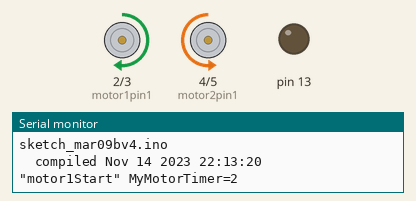
Simulated run of this sketch. Board: Arduino Uno, built with avr-gcc and run on an emulated ATmega328P. Parts: motor-driver pin pairs drawn as motors (green arrow = first pin HIGH = forward, orange = second pin HIGH = backward, longer = more drive, scaled by the enable pin), output pins drawn as LEDs (lit = HIGH), the last lines printed to the serial monitor.

Above: at 0.05 s.
At 2.95 s:
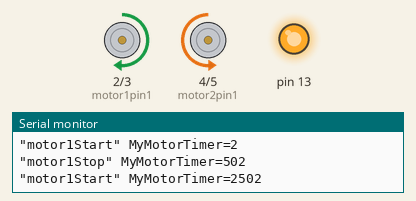
At 5.05 s:
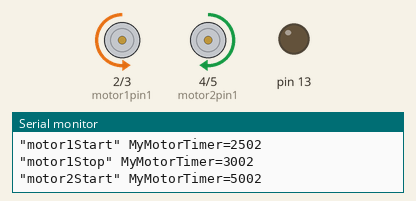
At 6.15 s:
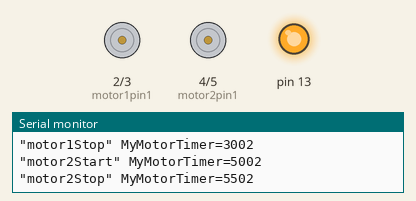
At 7.95 s:
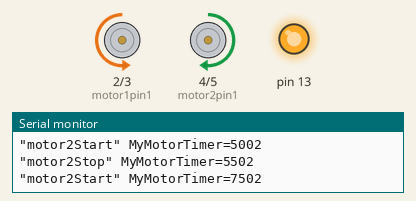
At 12.45 s:
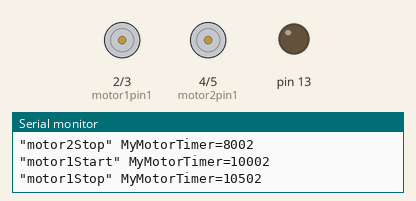
Timing chart, 0 to 13.0 s (numbered marks = the images above):
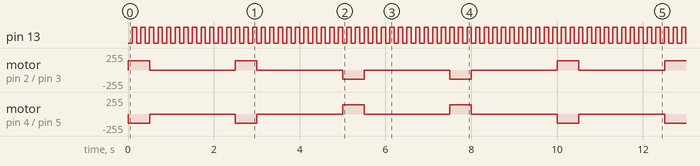

The sketch:

sketch_mar09bv4.ino
```cpp
#define dbg(myFixedText, variableName) \
  Serial.print( F(#myFixedText " "  #variableName"=") ); \
  Serial.println(variableName);
// usage: dbg("1:my fixed text",myVariable);
// myVariable can be any variable or expression that is defined in scope

#define dbgi(myFixedText, variableName,timeInterval) \
  do { \
    static unsigned long intervalStartTime; \
    if ( millis() - intervalStartTime >= timeInterval ){ \
      intervalStartTime = millis(); \
      Serial.print( F(#myFixedText " "  #variableName"=") ); \
      Serial.println(variableName); \
    } \
  } while (false);


void PrintFileNameDateTime() {
  Serial.println( F("Code running comes from file ") );
  Serial.println( F(__FILE__) );
  Serial.print( F("  compiled ") );
  Serial.print( F(__DATE__) );
  Serial.print( F(" ") );
  Serial.println( F(__TIME__) );
}


boolean TimePeriodIsOver (unsigned long &expireTime, unsigned long TimePeriod) {
  unsigned long currentMillis  = millis();
  if ( currentMillis - expireTime >= TimePeriod ) {
    expireTime = currentMillis; // set new expireTime
    return true;                // more time than TimePeriod) has elapsed since last time if-condition was true
  }
  else return false;            // not expired
}

const byte OnBoard_LED = 13;

void BlinkHeartBeatLED(int IO_Pin, int BlinkPeriod) {
  static unsigned long MyBlinkTimer;
  pinMode(IO_Pin, OUTPUT);

  if ( TimePeriodIsOver(MyBlinkTimer, BlinkPeriod) ) {
    digitalWrite(IO_Pin, !digitalRead(IO_Pin) );
  }
}


//declare pins
const byte motor1pin1 = 2;
const byte motor1pin2 = 3;

const byte motor2pin1 = 4;
const byte motor2pin2 = 5;

const byte motor1EnablePin =  9;
const byte motor2EnablePin = 10;

// define constants for state-machine
const byte motor1Start   = 0;
const byte motor1Run     = 1;
const byte motor1Stop    = 2;
const byte motor1WaitOff = 3;

const byte motor2Start   = 4;
const byte motor2Run     = 5;
const byte motor2Stop    = 6;
const byte motor2WaitOff = 7;

byte MyStateNr = motor1Start;

// define contants for non-blocking timing
const unsigned long motor1OnPeriod  =  500;
const unsigned long motor1OFFPeriod = 2000;

const unsigned long motor2OnPeriod  =  500;
const unsigned long motor2OFFPeriod = 2000;

unsigned long MyMotorTimer = 0;                   // Timer-variables MUST be of type unsigned long

byte interationCounter = 1;

void setup() {
  Serial.begin(115200);
  Serial.println("Setup-Start");
  PrintFileNameDateTime();

  pinMode(motor1pin1, OUTPUT);
  pinMode(motor1pin2, OUTPUT);
  pinMode(motor2pin1, OUTPUT);
  pinMode(motor2pin2, OUTPUT);

  pinMode(motor1EnablePin, OUTPUT);
  pinMode(motor2EnablePin, OUTPUT);

  //Controlling speed (0 = off and 255 = max speed):
  analogWrite(motor1EnablePin, 140); //ENA pin
  analogWrite(motor2EnablePin, 140); //ENB pin
}


void loop() {
  // blink onboard-LED to show loop is looping
  BlinkHeartBeatLED(OnBoard_LED, 100);

  MotorSequenceStateMachine();
}

// define functions for motors on / OFF
void Motor1ONccW() {
  digitalWrite(motor1pin1, HIGH);
  digitalWrite(motor1pin2, LOW);
}

void Motor1ONcW()
{
  digitalWrite(motor1pin1, LOW);
  digitalWrite(motor1pin2, HIGH);
}

void Motor1OFF() {
  digitalWrite(motor1pin1, LOW);
  digitalWrite(motor1pin2, LOW);
}

void Motor2ONcW() {
  digitalWrite(motor2pin1, HIGH);
  digitalWrite(motor2pin2, LOW);
}

void Motor2ONccW() {
  digitalWrite(motor2pin1, LOW);
  digitalWrite(motor2pin2, HIGH);
}

void Motor2OFF() {
  digitalWrite(motor2pin1, LOW);
  digitalWrite(motor2pin2, LOW);
}


void MotorSequenceStateMachine() {

  switch (MyStateNr) {

    // Motor 1
    case motor1Start:
      MyMotorTimer = millis(); // store time-stamp when motor is switched on
      Motor1ONccW();
      Motor2ONccW();
      MyStateNr = motor1Run;
      dbg("motor1Start", MyMotorTimer);
      break; // jump immidiately to the code marked with "xx-EXIT-xx"

    case motor1Run:
      if ( TimePeriodIsOver(MyMotorTimer, motor1OnPeriod) ) {
        MyStateNr = motor1Stop;
      }
      break; // jump immidiately to the code marked with "xx-EXIT-xx"

    case motor1Stop:
      MyMotorTimer = millis(); // store time-stamp when motor is switched OFF
      Motor1OFF();
      Motor2OFF();
      MyStateNr = motor1WaitOff;
      dbg("motor1Stop", MyMotorTimer);
      break; // jump immidiately to the code marked with "xx-EXIT-xx"

    case motor1WaitOff:
      if ( TimePeriodIsOver(MyMotorTimer, motor1OFFPeriod) ) {
        if (interationCounter <= 1) {
          interationCounter++;
          MyStateNr = motor1Start;
        }
        else {
          interationCounter = 1;
          MyStateNr = motor2Start;
        }
      }
      break; // jump immidiately to the code marked with "xx-EXIT-xx"

    // 2 2 2 2 2 2 2 2 2 2 2 2 2 2 2 2 2 2 2 2 2 2 2 2 2 2 2 2 2 2
    // Motor 2
    case motor2Start:
      MyMotorTimer = millis(); // store time-stamp when motor is switched on
      Motor2ONcW();
      Motor1ONcW();
      MyStateNr = motor2Run;
      dbg("motor2Start", MyMotorTimer);
      break; // jump immidiately to the code marked with "xx-EXIT-xx"

    case motor2Run:
      if ( TimePeriodIsOver(MyMotorTimer, motor2OnPeriod) ) {
        MyStateNr = motor2Stop;
      }
      break; // jump immidiately to the code marked with "xx-EXIT-xx"

    case motor2Stop:
      MyMotorTimer = millis(); // store time-stamp when motor is switched OFF
      Motor2OFF();
      Motor1OFF();
      MyStateNr = motor2WaitOff;
      dbg("motor2Stop", MyMotorTimer);
      break; // jump immidiately to the code marked with "xx-EXIT-xx"

    case motor2WaitOff:
      if ( TimePeriodIsOver(MyMotorTimer, motor2OFFPeriod) ) {
        if (interationCounter <= 1) {
          interationCounter++;
          MyStateNr = motor2Start;
        }
        else {
          interationCounter = 1;
          MyStateNr = motor1Start;
        }
      }
      break; // jump immidiately to the code marked with "xx-EXIT-xx"
  } // xx-EXIT-xx
}
```

Measured:
- by itself, pin 13: alternates HIGH for 0.10 s and LOW for 0.10 s
- by itself, motor on pin 2 (motor1pin1) / pin 3 (motor1pin2): repeats every 10.0 s: stopped 2.0 s, forward 140/255 0.50 s, 2 × (stopped 2.0 s, backward 140/255 0.50 s), stopped 2.0 s, forward 140/255 0.50 s
- by itself, motor on pin 4 (motor2pin1) / pin 5 (motor2pin2): repeats every 10.0 s: stopped 2.0 s, backward 140/255 0.50 s, 2 × (stopped 2.0 s, forward 140/255 0.50 s), stopped 2.0 s, backward 140/255 0.50 s
